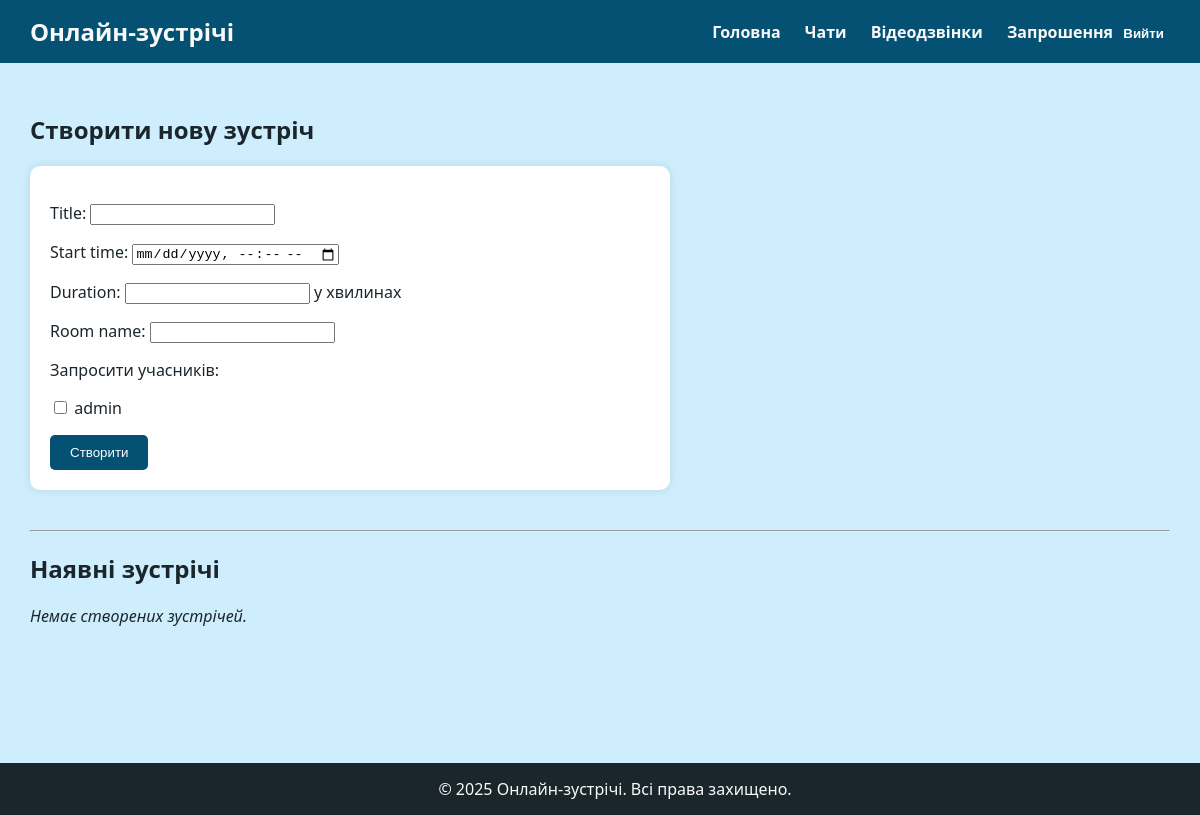
The page /meetings/ (signed in) on the database as committed earlier.
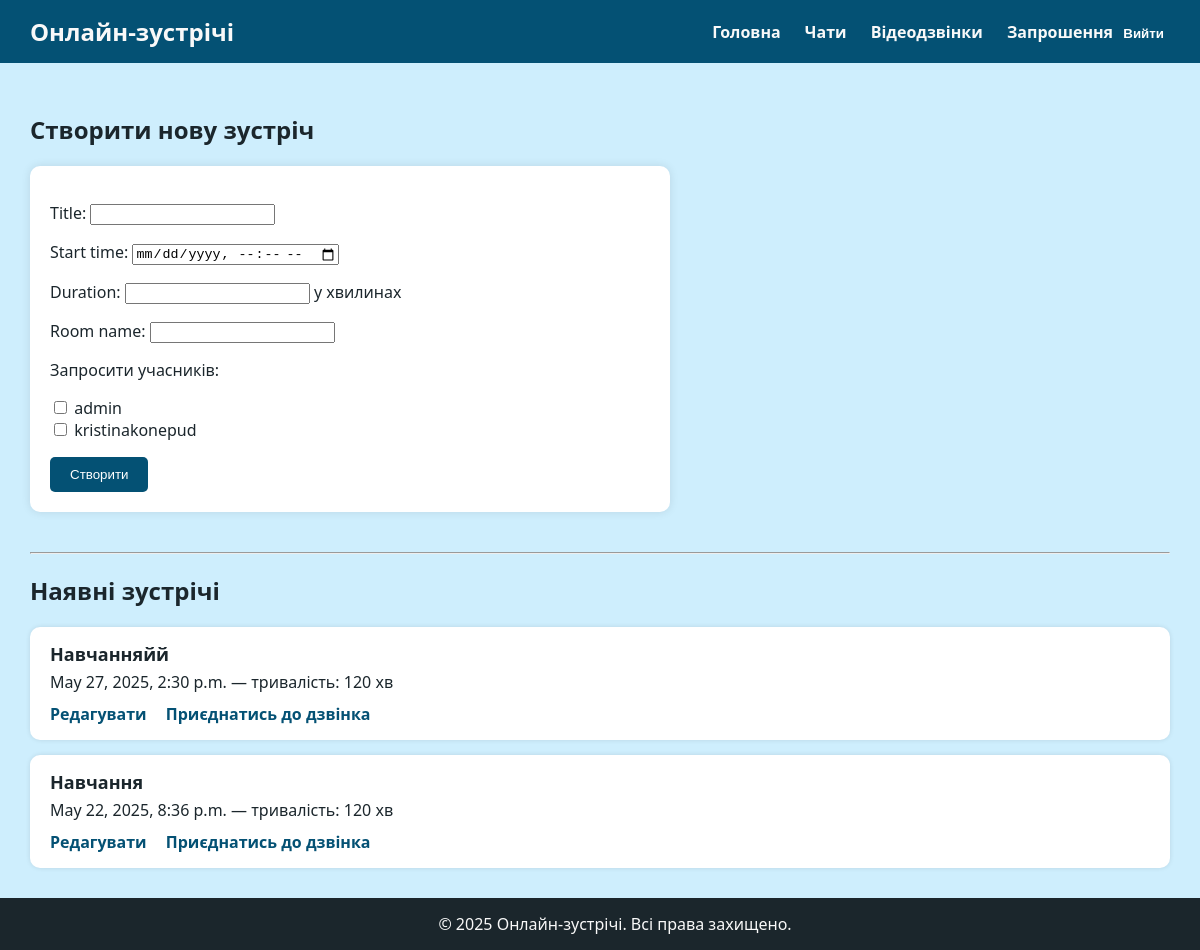
The same page on the database as committed later.
### Project/models/meeting.py (models this page shows, shortened)
class Meeting(models.Model):
    title = models.CharField(max_length=255)
    owner = models.ForeignKey(User, on_delete=models.CASCADE)
    start_time = models.DateTimeField()
    duration = models.IntegerField(help_text="у хвилинах")
    recording_url = models.URLField(blank=True, null=True)
    room_name = models.CharField(max_length=100, unique=True, blank=True)
    recorded = models.BooleanField(default=False)
    @property
    def meeting_url(self):
        base_url = "https://meet.jit.si/"
        return f"{base_url}{self.room_name}"

### Project/views/view_meeting.py (the view)
# urls.py: path('meetings/', meetings_view, name='meeting'),
@login_required
def meetings_view(request):
    if request.method == 'POST':
        form = MeetingForm(request.POST)
        if form.is_valid():
            meeting = form.save(commit=False)
            meeting.owner = request.user
            meeting.save()
            form.save()
            return redirect('meeting')
    else:
        form = MeetingForm()
    meetings = Meeting.objects.filter(owner=request.user)
    return render(request, 'meeting.html', {
        'form': form,
        'meetings': meetings,
    })

### Project/forms/meeting_form.py (shortened to what this page needs)
class MeetingForm(forms.ModelForm):
    participants = forms.ModelMultipleChoiceField(
        queryset=User.objects.all(),
        widget=forms.CheckboxSelectMultiple,
        required=False,
        label="Запросити учасників"
    )
    def __init__(self, *args, **kwargs):
        super().__init__(*args, **kwargs)
        if self.instance and self.instance.start_time:
            self.initial['start_time'] = self.instance.start_time.strftime('%Y-%m-%dT%H:%M')
    class Meta:
        model = Meeting
        fields = ['title', 'start_time', 'duration', 'room_name', 'participants']
        widgets = {
            'start_time': forms.DateTimeInput(
                attrs={
                    'type': 'datetime-local',
                    'class': 'form-control',
                },
                format='%Y-%m-%dT%H:%M'
            ),
        }

### templates/meeting.html (shortened to what this page needs)
{% extends 'base.html' %}
{% block content %}
<h2>Створити нову зустріч</h2>
<form method="post" style="max-width: 600px; margin-bottom: 40px; background: white; padding: 20px; border-radius: 10px; box-shadow: 0 0 10px rgba(0,0,0,0.1);">
    {{ form.as_p }}
    <button type="submit" style="background-color: var(--primary); color: white; border: none; padding: 10px 20px; border-radius: 5px; cursor: pointer;">Створити</button>
</form>
<hr>
<h2>Наявні зустрічі</h2>
<div style="display: flex; flex-direction: column; gap: 15px;">
    {% for meeting in meetings %}
    <div style="background: white; padding: 15px 20px; border-radius: 10px; box-shadow: 0 0 5px rgba(0,0,0,0.1);">
        <div style="font-size: 18px; font-weight: bold;">{{ meeting.title }}</div>
        <div style="margin-top: 5px;">{{ meeting.start_time }} — тривалість: {{ meeting.duration }} хв</div>
        <div style="margin-top: 10px;">
            <a href="{% url 'edit_meeting' meeting.id %}" style="margin-right: 15px; color: var(--primary); text-decoration: none; font-weight: bold;">Редагувати</a>
            <a href="{{ meeting.meeting_url }}" target="_blank" style="color: var(--primary); text-decoration: none; font-weight: bold;">Приєднатись до дзвінка</a>
        </div>
    </div>
    {% empty %}
    <div style="font-style: italic;">Немає створених зустрічей.</div>
    {% endfor %}
</div>
{% endblock %}

Rows that differ between the two databases and show on the page:
added Meeting: title "Навчанняйй", start_time "May 27, 2025, 2:30 p.m.", duration "120"
added Meeting: title "Навчання", start_time "May 22, 2025, 8:36 p.m.", duration "120"
Other text that changed with them:
form field participants: "☐" → "☐ ☐"
text no longer shown: "Title: Start time: Duration: у хвилинах Room name: Запросити учасників: admin Немає створених зустрічей."
text now shown: "Title: Start time: Duration: у хвилинах Room name: Запросити учасників: admin kristinakonepud"
